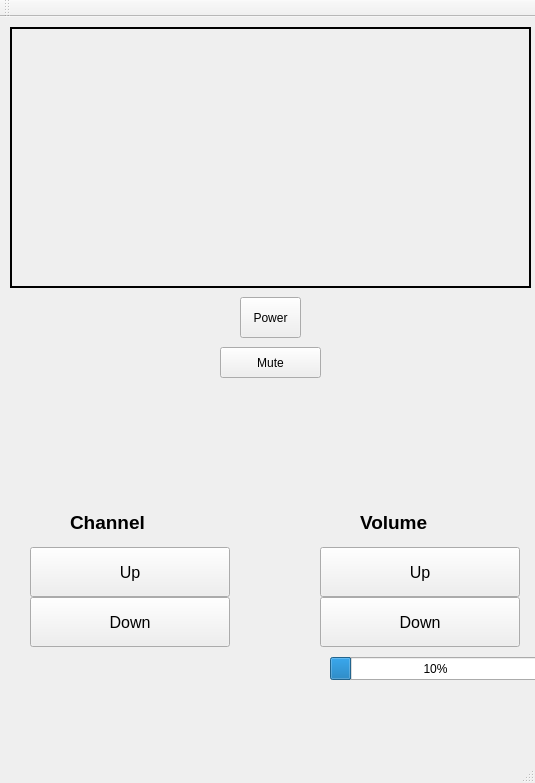
<?xml version="1.0" encoding="UTF-8"?>
<ui version="4.0">
 <class>MainWindow</class>
 <widget class="QMainWindow" name="MainWindow">
  <property name="geometry">
   <rect>
    <x>0</x>
    <y>0</y>
    <width>535</width>
    <height>783</height>
   </rect>
  </property>
  <property name="windowTitle">
   <string>MainWindow</string>
  </property>
  <property name="autoFillBackground">
   <bool>false</bool>
  </property>
  <widget class="QWidget" name="centralwidget">
   <widget class="QPushButton" name="muteButton">
    <property name="geometry">
     <rect>
      <x>220</x>
      <y>330</y>
      <width>101</width>
      <height>31</height>
     </rect>
    </property>
    <property name="autoFillBackground">
     <bool>false</bool>
    </property>
    <property name="styleSheet">
     <string notr="true"/>
    </property>
    <property name="text">
     <string>Mute</string>
    </property>
   </widget>
   <widget class="QPushButton" name="powerButton">
    <property name="geometry">
     <rect>
      <x>240</x>
      <y>280</y>
      <width>61</width>
      <height>41</height>
     </rect>
    </property>
    <property name="autoFillBackground">
     <bool>false</bool>
    </property>
    <property name="styleSheet">
     <string notr="true"/>
    </property>
    <property name="text">
     <string>Power</string>
    </property>
   </widget>
   <widget class="QPushButton" name="volumeUpButton">
    <property name="geometry">
     <rect>
      <x>320</x>
      <y>530</y>
      <width>200</width>
      <height>50</height>
     </rect>
    </property>
    <property name="font">
     <font>
      <pointsize>12</pointsize>
     </font>
    </property>
    <property name="autoFillBackground">
     <bool>false</bool>
    </property>
    <property name="styleSheet">
     <string notr="true"/>
    </property>
    <property name="text">
     <string>Up</string>
    </property>
   </widget>
   <widget class="QPushButton" name="volumeDownButton">
    <property name="geometry">
     <rect>
      <x>320</x>
      <y>580</y>
      <width>200</width>
      <height>50</height>
     </rect>
    </property>
    <property name="font">
     <font>
      <pointsize>12</pointsize>
     </font>
    </property>
    <property name="autoFillBackground">
     <bool>false</bool>
    </property>
    <property name="styleSheet">
     <string notr="true"/>
    </property>
    <property name="text">
     <string>Down</string>
    </property>
   </widget>
   <widget class="QPushButton" name="channelDownButton">
    <property name="geometry">
     <rect>
      <x>30</x>
      <y>580</y>
      <width>200</width>
      <height>50</height>
     </rect>
    </property>
    <property name="font">
     <font>
      <pointsize>12</pointsize>
     </font>
    </property>
    <property name="autoFillBackground">
     <bool>false</bool>
    </property>
    <property name="styleSheet">
     <string notr="true"/>
    </property>
    <property name="text">
     <string>Down</string>
    </property>
   </widget>
   <widget class="QPushButton" name="channelUpButton">
    <property name="geometry">
     <rect>
      <x>30</x>
      <y>530</y>
      <width>200</width>
      <height>50</height>
     </rect>
    </property>
    <property name="font">
     <font>
      <pointsize>12</pointsize>
     </font>
    </property>
    <property name="autoFillBackground">
     <bool>false</bool>
    </property>
    <property name="styleSheet">
     <string notr="true"/>
    </property>
    <property name="text">
     <string>Up</string>
    </property>
   </widget>
   <widget class="QLabel" name="label">
    <property name="geometry">
     <rect>
      <x>70</x>
      <y>490</y>
      <width>81</width>
      <height>31</height>
     </rect>
    </property>
    <property name="font">
     <font>
      <pointsize>14</pointsize>
      <weight>75</weight>
      <italic>false</italic>
      <bold>true</bold>
     </font>
    </property>
    <property name="text">
     <string>Channel</string>
    </property>
   </widget>
   <widget class="QLabel" name="label_2">
    <property name="geometry">
     <rect>
      <x>360</x>
      <y>490</y>
      <width>81</width>
      <height>31</height>
     </rect>
    </property>
    <property name="font">
     <font>
      <pointsize>14</pointsize>
      <weight>75</weight>
      <italic>false</italic>
      <bold>true</bold>
     </font>
    </property>
    <property name="text">
     <string>Volume</string>
    </property>
   </widget>
   <widget class="QLabel" name="volumeLabel">
    <property name="geometry">
     <rect>
      <x>440</x>
      <y>490</y>
      <width>61</width>
      <height>31</height>
     </rect>
    </property>
    <property name="font">
     <font>
      <pointsize>14</pointsize>
      <weight>75</weight>
      <italic>false</italic>
      <bold>true</bold>
     </font>
    </property>
    <property name="text">
     <string/>
    </property>
   </widget>
   <widget class="QLabel" name="channelLabel">
    <property name="geometry">
     <rect>
      <x>160</x>
      <y>490</y>
      <width>61</width>
      <height>31</height>
     </rect>
    </property>
    <property name="font">
     <font>
      <pointsize>14</pointsize>
      <weight>75</weight>
      <italic>false</italic>
      <bold>true</bold>
     </font>
    </property>
    <property name="text">
     <string/>
    </property>
   </widget>
   <widget class="QLabel" name="ImageLabel">
    <property name="geometry">
     <rect>
      <x>10</x>
      <y>10</y>
      <width>521</width>
      <height>261</height>
     </rect>
    </property>
    <property name="styleSheet">
     <string notr="true">background-image: url(:/ImageFile/NoSignal.jpg);</string>
    </property>
    <property name="frameShape">
     <enum>QFrame::Panel</enum>
    </property>
    <property name="frameShadow">
     <enum>QFrame::Plain</enum>
    </property>
    <property name="lineWidth">
     <number>2</number>
    </property>
    <property name="text">
     <string/>
    </property>
    <property name="pixmap">
     <pixmap>NoSignal.jpg</pixmap>
    </property>
    <property name="scaledContents">
     <bool>true</bool>
    </property>
   </widget>
   <widget class="QProgressBar" name="progressBar">
    <property name="geometry">
     <rect>
      <x>330</x>
      <y>640</y>
      <width>211</width>
      <height>23</height>
     </rect>
    </property>
    <property name="maximum">
     <number>10</number>
    </property>
    <property name="value">
     <number>1</number>
    </property>
   </widget>
  </widget>
  <widget class="QMenuBar" name="menubar">
   <property name="geometry">
    <rect>
     <x>0</x>
     <y>0</y>
     <width>535</width>
     <height>21</height>
    </rect>
   </property>
  </widget>
  <widget class="QStatusBar" name="statusbar"/>
  <widget class="QToolBar" name="toolBar">
   <property name="windowTitle">
    <string>toolBar</string>
   </property>
   <attribute name="toolBarArea">
    <enum>TopToolBarArea</enum>
   </attribute>
   <attribute name="toolBarBreak">
    <bool>false</bool>
   </attribute>
  </widget>
 </widget>
 <resources/>
 <connections/>
</ui>
